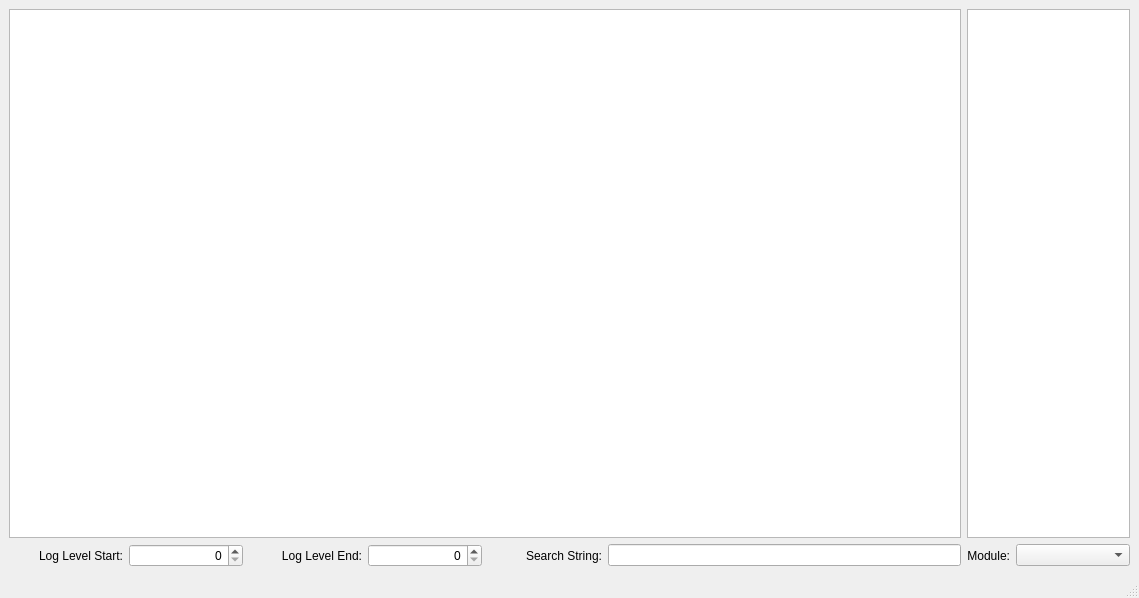
<?xml version="1.0" encoding="UTF-8"?>
<ui version="4.0">
 <class>UTLogWindow</class>
 <widget class="QMainWindow" name="UTLogWindow">
  <property name="geometry">
   <rect>
    <x>0</x>
    <y>0</y>
    <width>1139</width>
    <height>598</height>
   </rect>
  </property>
  <property name="windowTitle">
   <string>MainWindow</string>
  </property>
  <widget class="QWidget" name="centralwidget">
   <layout class="QGridLayout" name="gridLayout">
    <item row="3" column="0">
     <widget class="QLabel" name="label_3">
      <property name="text">
       <string>Log Level Start:</string>
      </property>
      <property name="alignment">
       <set>Qt::AlignRight|Qt::AlignTrailing|Qt::AlignVCenter</set>
      </property>
     </widget>
    </item>
    <item row="3" column="1">
     <widget class="QSpinBox" name="logLevelLowBox">
      <property name="alignment">
       <set>Qt::AlignRight|Qt::AlignTrailing|Qt::AlignVCenter</set>
      </property>
     </widget>
    </item>
    <item row="3" column="3">
     <widget class="QSpinBox" name="logLevelHighBox">
      <property name="alignment">
       <set>Qt::AlignRight|Qt::AlignTrailing|Qt::AlignVCenter</set>
      </property>
     </widget>
    </item>
    <item row="3" column="9">
     <widget class="QComboBox" name="moduleBox">
      <property name="sizePolicy">
       <sizepolicy hsizetype="Preferred" vsizetype="Fixed">
        <horstretch>1</horstretch>
        <verstretch>0</verstretch>
       </sizepolicy>
      </property>
     </widget>
    </item>
    <item row="3" column="2">
     <widget class="QLabel" name="label_4">
      <property name="text">
       <string>Log Level End:</string>
      </property>
      <property name="alignment">
       <set>Qt::AlignRight|Qt::AlignTrailing|Qt::AlignVCenter</set>
      </property>
     </widget>
    </item>
    <item row="3" column="4">
     <widget class="QLabel" name="label_2">
      <property name="text">
       <string>Search String:</string>
      </property>
      <property name="alignment">
       <set>Qt::AlignRight|Qt::AlignTrailing|Qt::AlignVCenter</set>
      </property>
     </widget>
    </item>
    <item row="2" column="0" colspan="8">
     <widget class="QTextBrowser" name="textBrowser">
      <property name="sizePolicy">
       <sizepolicy hsizetype="Expanding" vsizetype="Expanding">
        <horstretch>1</horstretch>
        <verstretch>1</verstretch>
       </sizepolicy>
      </property>
      <property name="focusPolicy">
       <enum>Qt::ClickFocus</enum>
      </property>
     </widget>
    </item>
    <item row="3" column="8">
     <widget class="QLabel" name="label">
      <property name="text">
       <string>Module:</string>
      </property>
      <property name="alignment">
       <set>Qt::AlignRight|Qt::AlignTrailing|Qt::AlignVCenter</set>
      </property>
     </widget>
    </item>
    <item row="2" column="8" colspan="2">
     <widget class="QTextBrowser" name="memoryBlocks">
      <property name="focusPolicy">
       <enum>Qt::ClickFocus</enum>
      </property>
      <property name="horizontalScrollBarPolicy">
       <enum>Qt::ScrollBarAlwaysOff</enum>
      </property>
     </widget>
    </item>
    <item row="3" column="5" colspan="3">
     <widget class="QLineEdit" name="searchString"/>
    </item>
   </layout>
  </widget>
  <widget class="QStatusBar" name="statusBar"/>
 </widget>
 <tabstops>
  <tabstop>logLevelLowBox</tabstop>
  <tabstop>logLevelHighBox</tabstop>
  <tabstop>searchString</tabstop>
  <tabstop>moduleBox</tabstop>
  <tabstop>textBrowser</tabstop>
  <tabstop>memoryBlocks</tabstop>
 </tabstops>
 <resources/>
 <connections/>
</ui>
